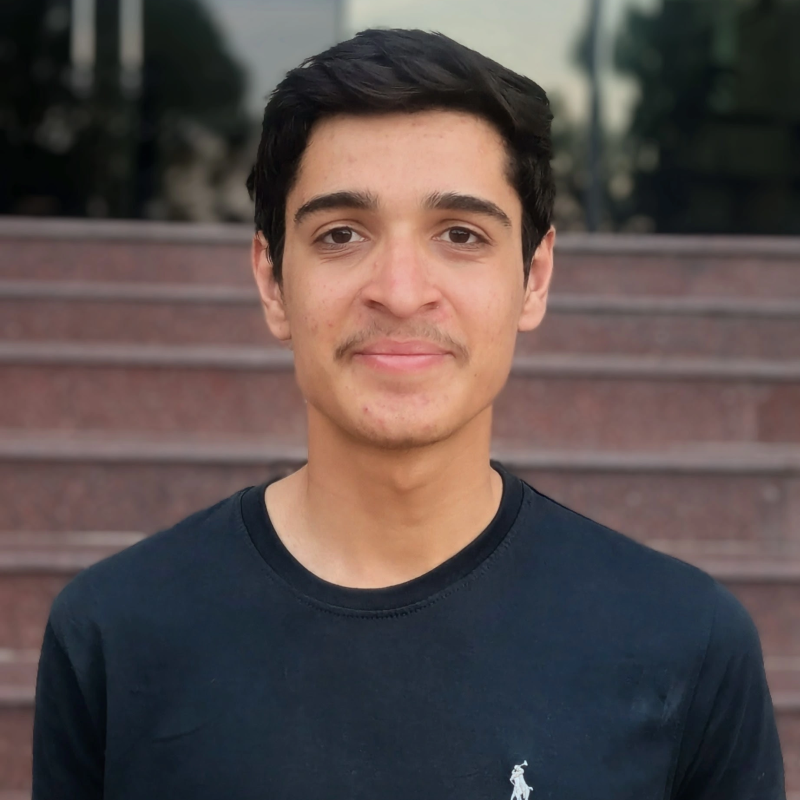
#> input picture assets/portrait.png, 800 x 800 px
$ python make_digit_portrait.py
#> lines starting #> are read from the running program, lines starting #| are printed output that depends on the picture
"""Digit portrait where numbers are clearly visible.

Each mosaic cell is a large bold digit colored from the photo — no solid
photo fill underneath. Zoom in = numbers. Zoom out = your face.
"""
from __future__ import annotations

from pathlib import Path

from PIL import Image, ImageDraw, ImageEnhance, ImageFont, ImageFilter
from rembg import remove

ROOT = Path(__file__).parent
SRC = ROOT / "assets" / "portrait.png"
OUT_HERO = ROOT / "assets" / "hero.png"
OUT_MOBILE = ROOT / "assets" / "hero-mobile.png"
OUT_PORTRAIT = ROOT / "assets" / "portrait-digits.png"
OUT_CUTOUT = ROOT / "assets" / "portrait-cutout.png"

BG = (13, 17, 23)
PANEL_BG = (22, 27, 34)
BORDER = (48, 54, 61)
CYAN = (88, 166, 255)
MUTED = (139, 148, 158)
WHITE = (230, 237, 243)
GREEN = (63, 185, 80)

# Fewer, larger cells so each digit is readable on GitHub
COLS = 56
DIGITS = "9876543210@"

BLOCKS: list[tuple[str, list[str]]] = [
    ("$ whoami", ["Muhammad Nouman Shakeel"]),
    (
        "$ roles",
        [
            "Founder · PocketMind",
            "Co-founder · CodexBridge",
            "AI Engineer · Zindex",
            "BS AI · NUST Islamabad",
        ],
    ),
    (
        "$ focus",
        [
            "Local / offline AI · agents",
            "RAG · vision · hybrid apps",
        ],
    ),
    (
        "$ stack",
        [
            "Python · TypeScript · FastAPI",
            "Next.js · PyTorch · llama.cpp",
            "Ollama · YOLO · MediaPipe",
        ],
    ),
    (
        "$ shipped",
        [
            "PocketMind AI",
            "PocketMind AI: Offline AI Labs",
            "PULSE · Harborline · Cold Outreach",
        ],
    ),
    (
        "$ contact",
        [
            "nouman.shakeel555@gmail.com",
            "linkedin.com/in/noumanshakeil",
        ],
    ),
]


# [13 lines left out: function load_font, not called in this run]


def luma(r: int, g: int, b: int) -> float:
    return (0.2126 * r + 0.7152 * g + 0.0722 * b) / 255.0


# [15 lines left out: function digit_color, not called in this run]


def prepare_cutout() -> Image.Image:
    if OUT_CUTOUT.exists():
        cut = Image.open(OUT_CUTOUT).convert("RGBA")
    else:
        src = Image.open(SRC).convert("RGBA")
        w, h = src.size
#> w = 800; h = 800
        src = src.crop((int(w * 0.10), 0, int(w * 0.90), int(h * 0.80)))
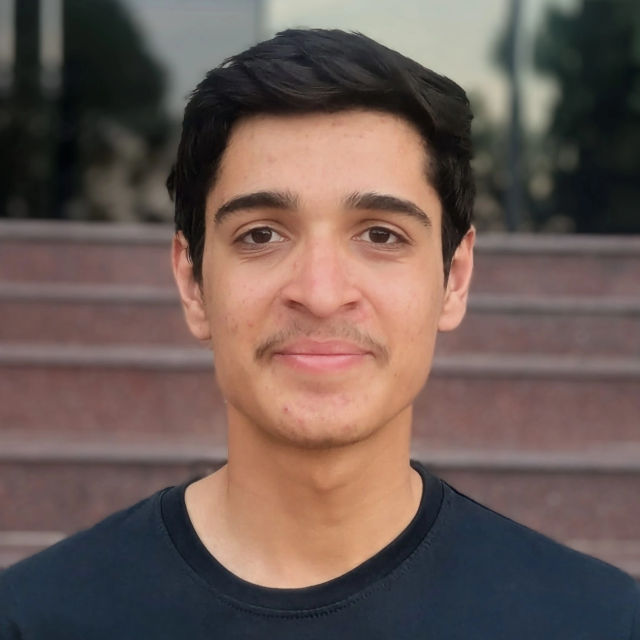
#> src: PIL image 640x640 RGBA; mean R, G, B, A 107.8, 90.4, 84.8, 255
        cut = remove(src)
        cut.save(OUT_CUTOUT)

    base = Image.new("RGBA", cut.size, (*BG, 255))
    base.alpha_composite(cut)
    rgb = base.convert("RGB")
    rgb = ImageEnhance.Contrast(rgb).enhance(1.25)
    rgb = ImageEnhance.Color(rgb).enhance(1.1)
    rgb = rgb.filter(ImageFilter.UnsharpMask(radius=1.2, percent=140, threshold=2))
    return rgb


def render_digit_portrait() -> Image.Image:
    work = prepare_cutout()

    # Large glyphs — clearly readable as numbers
    cell_w, cell_h = 14, 18
    rows = max(16, int(COLS * (work.height / work.width) * (cell_w / cell_h)))
    small = work.resize((COLS, rows), Image.Resampling.BOX)
    px = small.load()

    font = load_font(cell_h - 2, bold=True)
    pad = 10
    canvas = Image.new("RGB", (COLS * cell_w + pad * 2, rows * cell_h + pad * 2), BG)
    draw = ImageDraw.Draw(canvas)

    for y in range(rows):
        for x in range(COLS):
            r, g, b = px[x, y]
            # skip background
            if abs(r - BG[0]) < 12 and abs(g - BG[1]) < 12 and abs(b - BG[2]) < 12:
                continue
            if luma(r, g, b) < 0.05:
                continue

            yv = luma(r, g, b)
            # darker photo → denser-looking digit glyph
            idx = min(len(DIGITS) - 1, int((1.0 - yv) * (len(DIGITS) - 1)))
            ch = DIGITS[idx]
            fill = digit_color(r, g, b)

            # THE digit IS the pixel — no photo rectangle under it
            draw.text(
                (pad + x * cell_w, pad + y * cell_h - 1),
                ch,
                fill=fill,
                font=font,
            )

    return canvas


# [42 lines left out: functions render_terminal_panel, framed, scale_to_height, not called in this run]


def main() -> None:
    portrait = render_digit_portrait()
    portrait.save(OUT_PORTRAIT, "PNG", optimize=True)

    panel = render_terminal_panel(width=460, font_size=16)
    max_h = 540
    portrait_fit = scale_to_height(portrait, max_h) if portrait.height > max_h else portrait
    target_h = max(portrait_fit.height, panel.height)
    p = scale_to_height(portrait_fit, target_h)

    if panel.height < target_h:
        padded = Image.new("RGB", (panel.width, target_h), PANEL_BG)
        padded.paste(panel, (0, (target_h - panel.height) // 2))
        draw = ImageDraw.Draw(padded)
        draw.rounded_rectangle(
            (6, 6, padded.width - 7, padded.height - 7),
            radius=12,
            outline=BORDER,
            width=2,
        )
        t = padded
    else:
        t = panel

    gap = 24
    desktop = Image.new("RGB", (p.width + gap + t.width, target_h), BG)
    desktop.paste(p, (0, 0))
    desktop.paste(t, (p.width + gap, 0))
    framed(desktop, pad=22).save(OUT_HERO, "PNG", optimize=True)

    mobile_w = 720
    p_m = portrait_fit
    if p_m.width > mobile_w - 40:
        scale = (mobile_w - 40) / p_m.width
        p_m = p_m.resize((mobile_w - 40, int(p_m.height * scale)), Image.Resampling.LANCZOS)
    t_m = render_terminal_panel(width=mobile_w - 40, font_size=17)
    stack = Image.new("RGB", (mobile_w - 40, p_m.height + 20 + t_m.height), BG)
    stack.paste(p_m, ((mobile_w - 40 - p_m.width) // 2, 0))
    stack.paste(t_m, (0, p_m.height + 20))
    framed(stack, pad=18).save(OUT_MOBILE, "PNG", optimize=True)

    print(f"Wrote {OUT_PORTRAIT.name} {portrait.size}")
    print(f"Wrote {OUT_HERO.name} {Image.open(OUT_HERO).size}")
    print(f"Wrote {OUT_MOBILE.name} {Image.open(OUT_MOBILE).size}")


if __name__ == "__main__":
    main()
#> (the call stopped at in prepare_cutout, `cut = remove(src)`: rembg is not available in this run)
